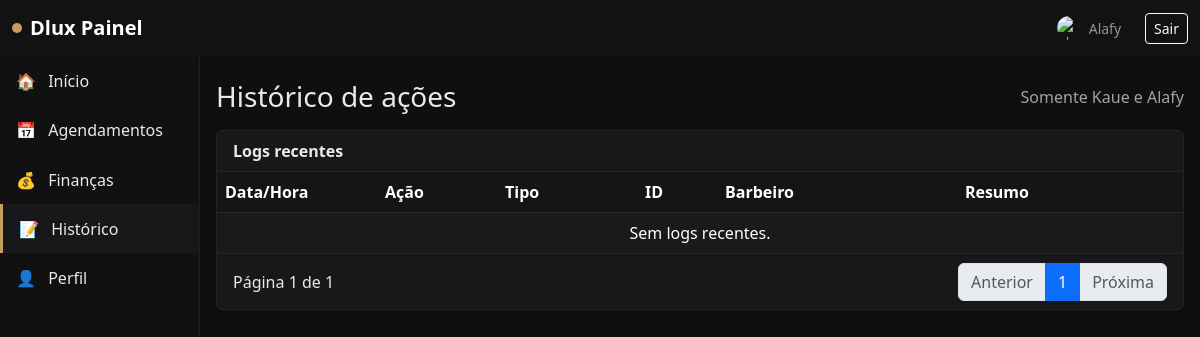
Page /painel/historico/ (signed in) on the earlier database version.
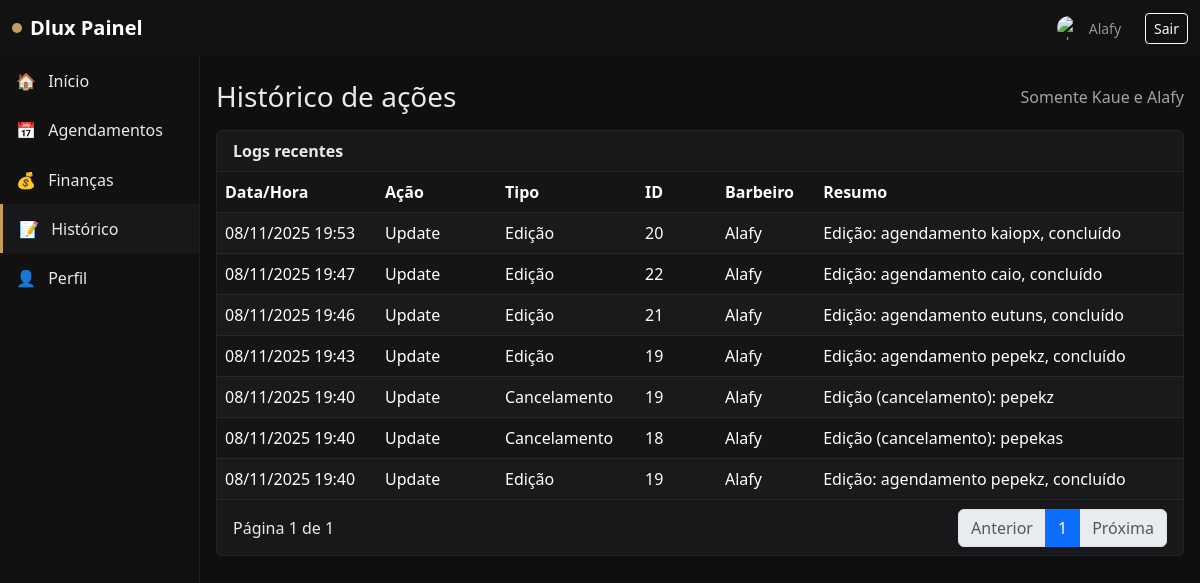
Same page on the later database version.
### users/models.py (models this page shows, shortened)
class User(AbstractUser):
    BARBER = 'barber'
    ADMIN = 'admin'
    ROLE_CHOICES = [
        (BARBER, 'Barbeiro'),
        (ADMIN, 'Administrador'),
    ]
    role = models.CharField(max_length=16, choices=ROLE_CHOICES, default=BARBER)
    display_name = models.CharField(max_length=255, blank=True)
    avatar = models.ImageField(upload_to='avatars/', blank=True, null=True)
    phone = models.CharField(max_length=32, blank=True)

### audit/models.py (models this page shows, shortened)
class AuditLog(models.Model):
    ACTIONS = [
        ('create', 'Create'),
        ('update', 'Update'),
        ('delete', 'Delete'),
        ('login', 'Login'),
        ('logout', 'Logout'),
    ]
    actor = models.ForeignKey(User, on_delete=models.SET_NULL, null=True)
    action = models.CharField(max_length=16, choices=ACTIONS)
    target_type = models.CharField(max_length=64)
    target_id = models.CharField(max_length=64)
    payload = models.JSONField(blank=True, null=True)
    timestamp = models.DateTimeField(auto_now_add=True)
    class Meta:
        ordering = ['-timestamp']

### users/views.py (the view)
# urls.py: path('painel/historico/', panel_history, name='panel_history'),
@login_required
def panel_history(request: HttpRequest):
    user: User = request.user  # type: ignore
    special_view = (getattr(user, 'username', '') or '').lower() in {'kaue', 'alafy'}
    if not special_view:
        return redirect('painel_index')
    from django.db.models import Q
    logs_qs = AuditLog.objects.filter(
        Q(target_type__in=['Withdrawal', 'TimeBlock', 'Sale']) |
        Q(target_type='Appointment', action='update')
    ).select_related('actor').order_by('-timestamp')
    page_number = request.GET.get('page', 1)
    paginator = Paginator(logs_qs, 15)
    page_obj = paginator.get_page(page_number)
    return render(request, 'panel_history.html', {
        'logs_page': page_obj,
        'paginator': paginator,
    })

### templates/panel_history.html (shortened to what this page needs)
{% extends 'base.html' %}
{% block content %}
<div class="d-flex justify-content-between align-items-center mb-3">
  <h3 class="mb-0">Histórico de ações</h3>
  <div class="muted">Somente Kaue e Alafy</div>
  </div>
<div class="card card-panel">
  <div class="card-header fw-semibold">Logs recentes</div>
  <div class="card-body p-0">
    <table class="table table-dark table-striped mb-0">
      <thead>
        <tr>
          <th style="width: 160px;">Data/Hora</th>
          <th style="width: 120px;">Ação</th>
          <th style="width: 140px;">Tipo</th>
          <th style="width: 80px;">ID</th>
          <th>Barbeiro</th>
          <th>Resumo</th>
        </tr>
      </thead>
      <tbody>
        {% for log in logs_page %}
        <tr>
          <td>{{ log.timestamp|date:'d/m/Y H:i' }}</td>
          <td>{{ log.get_action_display }}</td>
          <td>
            {% if log.target_type == 'Appointment' %}
              {% if log.payload.status == 'cancelled' %}Cancelamento{% else %}Edição{% endif %}
            {% elif log.target_type == 'TimeBlock' %}
              {% if log.action == 'delete' %}Desbloqueio{% else %}Bloqueio{% endif %}
            {% elif log.target_type == 'Withdrawal' %}
              Retirada
            {% elif log.target_type == 'Sale' %}
              Venda
            {% else %}
              {{ log.target_type }}
            {% endif %}
          </td>
          <td>{{ log.target_id }}</td>
          <td>
            {% if log.actor %}
              {{ log.actor.display_name|default:log.actor.username }}
            {% elif log.payload.barber_label %}
              {{ log.payload.barber_label }}
            {% else %}-{% endif %}
          </td>
          <td>
            {% if log.target_type == 'Appointment' %}
              {% if log.payload.status == 'cancelled' %}
                Edição (cancelamento): {{ log.payload.client_name }}
              {% elif log.payload.status == 'done' %}
                Edição: agendamento {{ log.payload.client_name }}, concluído
              {% else %}
                Edição: agendamento {{ log.payload.client_name }}
              {% endif %}
            {% elif log.target_type == 'Withdrawal' %}
              Retirada: R$ {{ log.payload.amount }} — {{ log.payload.note }}
            {% elif log.target_type == 'Sale' %}
              Venda registrada: R$ {{ log.payload.amount }} — {{ log.payload.payment_method }}
            {% else %}
              {{ log.payload|default:"" }}
            {% endif %}
          </td>
        </tr>
        {% empty %}
        <tr>
          <td colspan="6" class="text-center muted">Sem logs recentes.</td>
        </tr>
        {% endfor %}
      </tbody>
    </table>
  </div>
  <div class="card-footer d-flex justify-content-between align-items-center">
    <div>
      Página {{ logs_page.number }} de {{ paginator.num_pages }}
    </div>
    <nav aria-label="Navegação de página">
      <ul class="pagination pagination-dark mb-0">
        {% if logs_page.has_previous %}
          <li class="page-item"><a class="page-link" href="?page={{ logs_page.previous_page_number }}">Anterior</a></li>
        {% else %}
          <li class="page-item disabled"><span class="page-link">Anterior</span></li>
        {% endif %}
        {% for num in logs_page.paginator.page_range %}
          {% if num == logs_page.number %}
            <li class="page-item active" aria-current="page"><span class="page-link">{{ num }}</span></li>
          {% else %}
            <li class="page-item"><a class="page-link" href="?page={{ num }}">{{ num }}</a></li>
          {% endif %}
        {% endfor %}
        {% if logs_page.has_next %}
          <li class="page-item"><a class="page-link" href="?page={{ logs_page.next_page_number }}">Próxima</a></li>
        {% else %}
          <li class="page-item disabled"><span class="page-link">Próxima</span></li>
        {% endif %}
      </ul>
    </nav>
  </div>
  </div>
{% endblock %}

### templates/base.html (shortened to what this page needs)
<!doctype html>
<html lang="pt-br">
  <head>
    {% load static %}
    <link href="https://cdn.jsdelivr.net/npm/bootstrap@5.3.3/dist/css/bootstrap.min.css" rel="stylesheet">
    <link href="{% static 'panel.css' %}" rel="stylesheet">
  </head>
  <body>
    <nav class="navbar navbar-expand-lg navbar-dark bg-dark shadow-sm">
      <div class="container-fluid">
        <a class="navbar-brand d-flex align-items-center" href="/painel/">
          <span class="brand-dot me-2"></span>
          <span class="fw-semibold">Dlux Painel</span>
        </a>
        <div class="d-flex align-items-center gap-2">
          {% if user.is_authenticated %}
            <span class="navbar-text me-3 small d-flex align-items-center gap-2">
              {% if user.avatar %}
                <img src="{{ user.avatar.url }}" alt="avatar" class="rounded-circle" style="width:24px;height:24px;object-fit:cover;">
              {% else %}
                {% with name=user.display_name|default:user.username %}
                  {% if name|lower == 'kaue' %}
                    <img src="{% static 'assets/img/kaue.jpg' %}" alt="Kaue" class="rounded-circle" style="width:24px;height:24px;object-fit:cover;">
                  {% elif name|lower == 'kevin' %}
                    <img src="{% static 'assets/img/kevin.JPEG' %}" alt="Kevin" class="rounded-circle" style="width:24px;height:24px;object-fit:cover;">
                  {% elif name|lower == 'emerson' %}
                    <img src="{% static 'assets/img/emerson.JPG' %}" alt="Emerson" class="rounded-circle" style="width:24px;height:24px;object-fit:cover;">
                  {% elif name|lower == 'rikelv' %}
                    <img src="{% static 'assets/img/rikelv.JPEG' %}" alt="Rikelv" class="rounded-circle" style="width:24px;height:24px;object-fit:cover;">
                  {% elif name|lower == 'alefi' or name|lower == 'alafy' %}
                    <img src="{% static 'assets/img/alafy.JPEG' %}" alt="Alefi" class="rounded-circle" style="width:24px;height:24px;object-fit:cover;">
                  {% else %}
                    <span class="rounded-circle bg-secondary d-inline-flex justify-content-center align-items-center" style="width:24px;height:24px;">
                      <span class="small">{{ name|first }}</span>
                    </span>
                  {% endif %}
                {% endwith %}
              {% endif %}
              <span>{{ user.display_name|default:user.username }}</span>
            </span>
            <form method="post" action="/logout/" class="d-inline">
              <button class="btn btn-outline-light btn-sm" type="submit">Sair</button>
            </form>
          {% else %}
            <a class="btn btn-outline-light btn-sm" href="/login/">Entrar</a>
          {% endif %}
        </div>
      </div>
    </nav>
    <div class="container-fluid">
      <div class="row flex-nowrap">
        {% if user.is_authenticated %}
        <aside class="col-12 col-lg-2 sidebar p-0 collapse d-lg-block" id="sidebar">
          <div class="list-group list-group-flush">
            <a class="list-group-item list-group-item-action px-3 sidebar-link {% if request.path == '/painel/' %}active{% endif %}" href="/painel/">
              <span class="me-2">🏠</span> Início
            </a>
            <a class="list-group-item list-group-item-action px-3 sidebar-link {% if '/painel/agendamentos' in request.path %}active{% endif %}" href="/painel/agendamentos/">
              <span class="me-2">📅</span> Agendamentos
            </a>
            <a class="list-group-item list-group-item-action px-3 sidebar-link {% if '/painel/financas' in request.path %}active{% endif %}" href="/painel/financas/">
              <span class="me-2">💰</span> Finanças
            </a>
            {% if user.username|lower in 'kaue,alafy' %}
            <a class="list-group-item list-group-item-action px-3 sidebar-link {% if '/painel/historico' in request.path %}active{% endif %}" href="/painel/historico/">
              <span class="me-2">📝</span> Histórico
            </a>
            {% endif %}
            <a class="list-group-item list-group-item-action px-3 sidebar-link {% if '/painel/perfil' in request.path %}active{% endif %}" href="/painel/perfil/">
              <span class="me-2">👤</span> Perfil
            </a>
          </div>
        </aside>
        {% endif %}
        <main class="{% if user.is_authenticated %}col py-4 px-3{% else %}col-12 py-4 px-3{% endif %}">
          {% block content %}{% endblock %}
        </main>
      </div>
    </div>
    <div id="toastContainer" class="position-fixed top-0 end-0 p-3" style="z-index: 1080"></div>
  </body>
</html>

### static/panel.css (style rules this page uses)
:root { --dlux-bg: #0f0f10; --dlux-card: #18181a; --dlux-accent: #c59d5f; --dlux-text: #eaeaea; --dlux-muted: #a3a3a3; --success: #22c55e; --danger: #ef4444; --warning: #f59e0b; }
body { background: var(--dlux-bg); color: var(--dlux-text); }
.navbar-dark.bg-dark { background-color: #121212 !important; }
.brand-dot { width: 10px; height: 10px; border-radius: 50%; background: var(--dlux-accent); display: inline-block; }
.card-panel { background: var(--dlux-card); border: 1px solid #232325; color: var(--dlux-text); }
.card-panel .card-header { border-bottom: 1px solid #232325; }
.table-dark.table { --bs-table-bg: #151516; --bs-table-striped-bg: #1a1a1c; --bs-table-border-color: #2a2a2d; }
.muted { color: var(--dlux-muted); }
.sidebar { background: #111; border-right: 1px solid #1f1f21; min-height: calc(100vh - 56px); }
.sidebar .list-group-item { background: transparent; color: var(--dlux-text); border: 0; border-radius: 0; padding-top: .8rem; padding-bottom: .8rem; }
.sidebar .list-group-item.active { background: var(--dlux-card); color: var(--dlux-text); border-left: 3px solid var(--dlux-accent); }

Differences in the rows shown:
added AuditLog: timestamp "08/11/2025 19:53", action "Update", target_type "Edição", target_id "20", actor.display_name "Alafy", payload.client_name "kaiopx"
added AuditLog: timestamp "08/11/2025 19:47", action "Update", target_type "Edição", target_id "22", actor.display_name "Alafy", payload.client_name "caio"
added AuditLog: timestamp "08/11/2025 19:46", action "Update", target_type "Edição", target_id "21", actor.display_name "Alafy", payload.client_name "eutuns"
added AuditLog: timestamp "08/11/2025 19:43", action "Update", target_type "Edição", target_id "19", actor.display_name "Alafy", payload.client_name "pepekz"
added AuditLog: timestamp "08/11/2025 19:40", action "Update", target_type "Cancelamento", target_id "19", actor.display_name "Alafy", payload.client_name "pepekz"
added AuditLog: timestamp "08/11/2025 19:40", action "Update", target_type "Cancelamento", target_id "18", actor.display_name "Alafy", payload.client_name "pepekas"
added AuditLog: timestamp "08/11/2025 19:40", action "Update", target_type "Edição", target_id "19", actor.display_name "Alafy", payload.client_name "pepekz"
Other differences:
text no longer shown: "Sem logs recentes."
